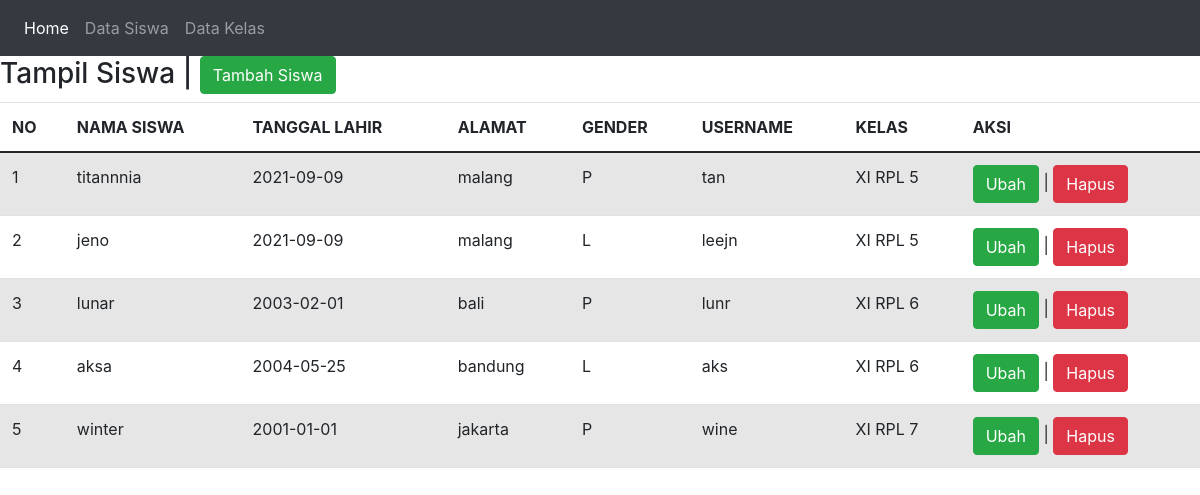
The app's page /tampil_siswa.php with its own data.
### tables this page shows
CREATE TABLE `siswa` (
  `id_siswa` int(3) NOT NULL,
  `nama_siswa` text NOT NULL,
  `tanggal_lahir` date NOT NULL,
  `gender` enum('L','P','','') NOT NULL,
  `alamat` text NOT NULL,
  `username` varchar(15) NOT NULL,
  `password` varchar(15) NOT NULL,
  `id_kelas` int(6) NOT NULL,
  `id_jurusan` int(11) NOT NULL
);

CREATE TABLE `kelas` (
  `id_kelas` int(6) NOT NULL,
  `nama_kelas` varchar(25) NOT NULL,
  `kelompok` varchar(30) NOT NULL
);

### tampil_siswa.php (the view, shortened to what this page needs)
<!DOCTYPE html>
<html>
    <head>
        <link href="https://cdn.jsdelivr.net/npm/bootstrap@5.0.1/dist/css/bootstrap.min.css" rel="stylesheet">
    </head>
<body>
<html lang="en">
<head>
  <link rel="stylesheet" href="https://maxcdn.bootstrapcdn.com/bootstrap/4.5.2/css/bootstrap.min.css">
</head>
<body>
<nav class="navbar navbar-expand-sm bg-dark navbar-dark">
  <ul class="navbar-nav">
    <li class="nav-item active">
      <a class="nav-link" href="index.php">Home</a>
    </li>
    <li class="nav-item">
      <a class="nav-link" href="tampil_siswa.php">Data Siswa</a>
    </li>
    <li class="nav-item">
      <a class="nav-link" href="tampil_kelas.php">Data Kelas</a>
    </li>
  </ul>
</nav>
    <h3>Tampil Siswa | <a href="tambah_siswa.php" class="btn btn-success">Tambah Siswa</a></h3>
    <table class="table table-hover table-striped">
        <thead>
            <tr>
                <th>NO</th><th>NAMA SISWA</th><th>TANGGAL LAHIR</th>
                <th>ALAMAT</th><th>GENDER</th>
                <th>USERNAME</th><th>KELAS</th><th>AKSI</th>
            </tr>
        </thead>
        <tbody>
            <?php
            include "koneksi.php";
            $qry_siswa = mysqli_query($conn,"select * from siswa join kelas on kelas.id_kelas=siswa.id_kelas");
            $no = 0;
            while($data_siswa=mysqli_fetch_array($qry_siswa)){
            $no++;?>
            <tr>
                <td><?=$no?></td>
                <td><?=$data_siswa['nama_siswa']?></td>
                <td><?=$data_siswa['tanggal_lahir']?></td>
                <td><?=$data_siswa['alamat']?></td>
                <td><?=$data_siswa['gender']?></td>
                <td><?=$data_siswa['username']?></td>
                <td><?=$data_siswa['nama_kelas']?></td>
                <td><a href = "ubah_siswa.php?id_siswa=<?=$data_siswa['id_siswa']?>"
                class = "btn btn-success">Ubah</a> |
                <a href = "hapus.php?id_siswa=<?=$data_siswa['id_siswa']?>"
                onclick = "return confirm('Apakah anda yakin menghapus data ini?')"
                class = "btn btn-danger">Hapus</a></td>
            </tr>
            <?php
            }
            ?>
        </tbody>
    </table>
</body>
</html>

### records on screen
siswa: nama_siswa "titannnia", tanggal_lahir "2021-09-09", alamat "malang", gender "P", username "tan", id_kelas.nama_kelas "XI RPL 5"
siswa: nama_siswa "jeno", tanggal_lahir "2021-09-09", alamat "malang", gender "L", username "leejn", id_kelas.nama_kelas "XI RPL 5"
siswa: nama_siswa "lunar", tanggal_lahir "2003-02-01", alamat "bali", gender "P", username "lunr", id_kelas.nama_kelas "XI RPL 6"
siswa: nama_siswa "aksa", tanggal_lahir "2004-05-25", alamat "bandung", gender "L", username "aks", id_kelas.nama_kelas "XI RPL 6"
siswa: nama_siswa "winter", tanggal_lahir "2001-01-01", alamat "jakarta", gender "P", username "wine", id_kelas.nama_kelas "XI RPL 7"
